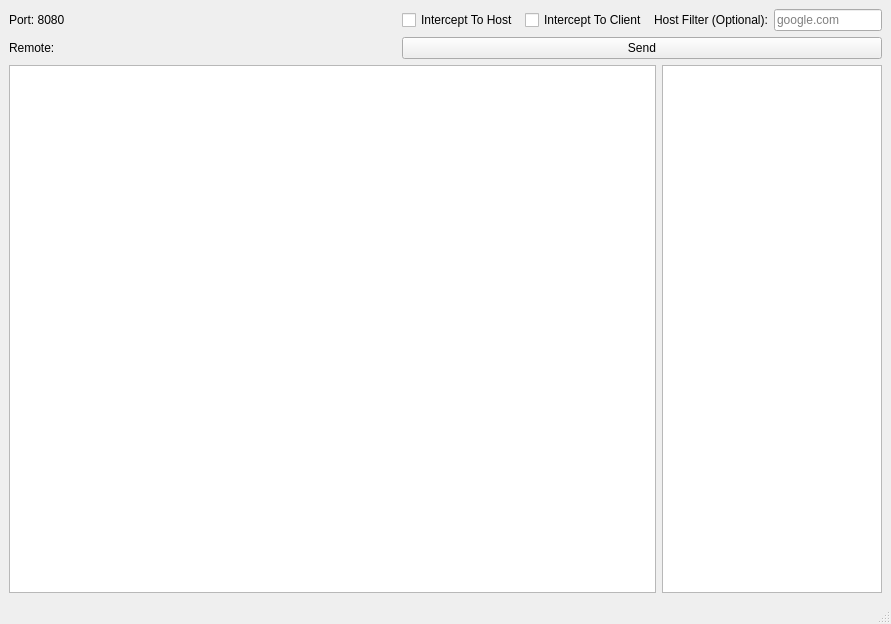
<?xml version="1.0" encoding="UTF-8"?>
<ui version="4.0">
 <class>MainWindow</class>
 <widget class="QMainWindow" name="MainWindow">
  <property name="geometry">
   <rect>
    <x>0</x>
    <y>0</y>
    <width>891</width>
    <height>624</height>
   </rect>
  </property>
  <property name="windowTitle">
   <string>MainWindow</string>
  </property>
  <widget class="QWidget" name="centralwidget">
   <property name="enabled">
    <bool>true</bool>
   </property>
   <layout class="QVBoxLayout" name="verticalLayout">
    <item>
     <layout class="QHBoxLayout" name="horizontalLayout_4">
      <item>
       <layout class="QVBoxLayout" name="verticalLayout_2">
        <item>
         <widget class="QLabel" name="label">
          <property name="text">
           <string>Port: 8080</string>
          </property>
         </widget>
        </item>
        <item>
         <widget class="QLabel" name="interceptingRemote">
          <property name="text">
           <string>Remote: </string>
          </property>
         </widget>
        </item>
       </layout>
      </item>
      <item>
       <layout class="QVBoxLayout" name="verticalLayout_3">
        <item>
         <layout class="QHBoxLayout" name="horizontalLayout_3">
          <item>
           <widget class="QCheckBox" name="interceptToHostCheckBox">
            <property name="sizePolicy">
             <sizepolicy hsizetype="Fixed" vsizetype="Fixed">
              <horstretch>0</horstretch>
              <verstretch>0</verstretch>
             </sizepolicy>
            </property>
            <property name="text">
             <string>Intercept To Host</string>
            </property>
           </widget>
          </item>
          <item>
           <widget class="QCheckBox" name="interceptToClientCheckBox">
            <property name="sizePolicy">
             <sizepolicy hsizetype="Fixed" vsizetype="Fixed">
              <horstretch>0</horstretch>
              <verstretch>0</verstretch>
             </sizepolicy>
            </property>
            <property name="text">
             <string>Intercept To Client</string>
            </property>
           </widget>
          </item>
          <item>
           <widget class="QLabel" name="label_2">
            <property name="sizePolicy">
             <sizepolicy hsizetype="Fixed" vsizetype="Preferred">
              <horstretch>0</horstretch>
              <verstretch>0</verstretch>
             </sizepolicy>
            </property>
            <property name="text">
             <string>Host Filter (Optional):</string>
            </property>
           </widget>
          </item>
          <item>
           <widget class="QLineEdit" name="hostFilterLineEdit">
            <property name="sizePolicy">
             <sizepolicy hsizetype="Preferred" vsizetype="Fixed">
              <horstretch>0</horstretch>
              <verstretch>0</verstretch>
             </sizepolicy>
            </property>
            <property name="dragEnabled">
             <bool>false</bool>
            </property>
            <property name="placeholderText">
             <string>google.com</string>
            </property>
            <property name="clearButtonEnabled">
             <bool>false</bool>
            </property>
           </widget>
          </item>
         </layout>
        </item>
        <item>
         <widget class="QPushButton" name="sendButton">
          <property name="text">
           <string>Send</string>
          </property>
         </widget>
        </item>
       </layout>
      </item>
     </layout>
    </item>
    <item>
     <layout class="QHBoxLayout" name="horizontalLayout">
      <item>
       <widget class="QPlainTextEdit" name="plainTextEdit">
        <property name="cursor" stdset="0">
         <cursorShape>IBeamCursor</cursorShape>
        </property>
       </widget>
      </item>
      <item>
       <widget class="QListView" name="interceptionQueueListView">
        <property name="sizePolicy">
         <sizepolicy hsizetype="Fixed" vsizetype="Expanding">
          <horstretch>0</horstretch>
          <verstretch>0</verstretch>
         </sizepolicy>
        </property>
        <property name="maximumSize">
         <size>
          <width>220</width>
          <height>16777215</height>
         </size>
        </property>
        <property name="alternatingRowColors">
         <bool>true</bool>
        </property>
       </widget>
      </item>
     </layout>
    </item>
   </layout>
  </widget>
  <widget class="QMenuBar" name="menubar">
   <property name="geometry">
    <rect>
     <x>0</x>
     <y>0</y>
     <width>642</width>
     <height>21</height>
    </rect>
   </property>
  </widget>
  <widget class="QStatusBar" name="statusbar"/>
 </widget>
 <resources/>
 <connections/>
</ui>
